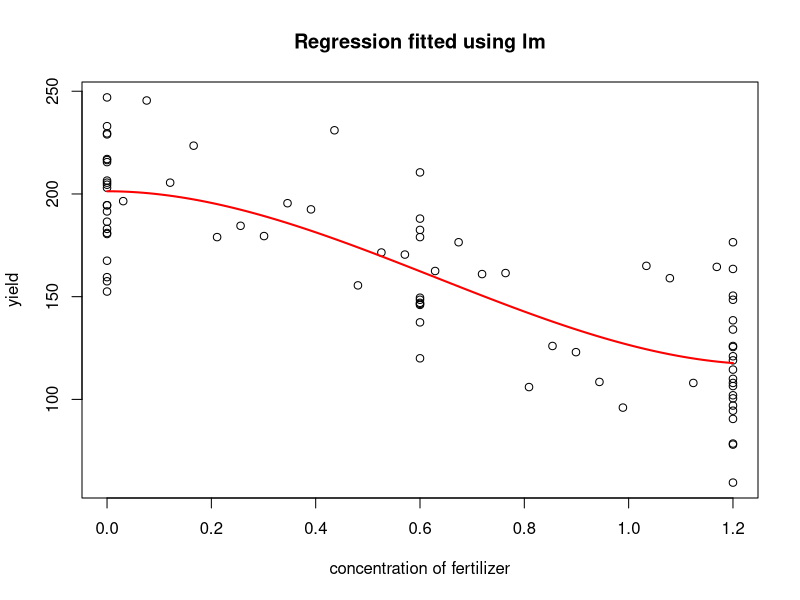
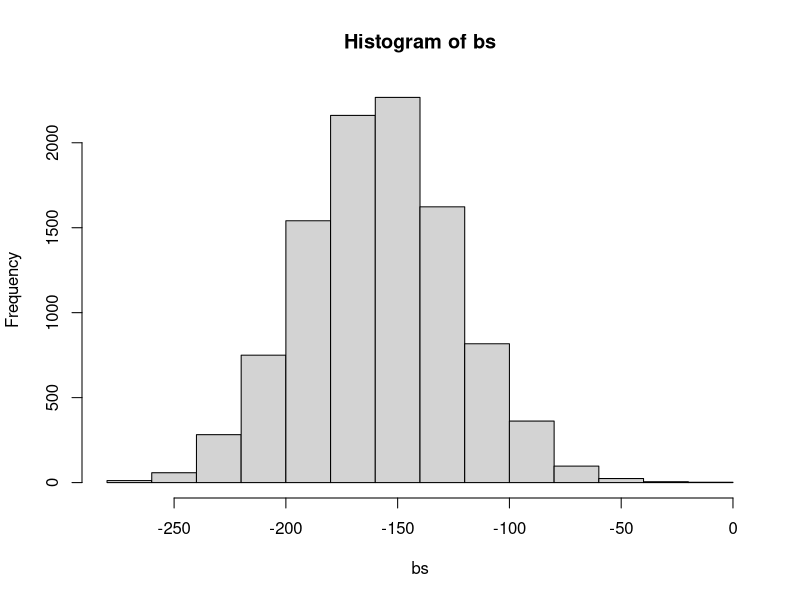

Source code (R) for these figures, in order:
## ---- chunk 1
set.seed(42)
data <- read.table("kresseertrag.dat", header=FALSE)

model <- lm(V3~V2+I(V2^2)+I(V2^3), data=data)
summary(model)
## ---- chunk 2
model <- lm(V3~I(V2^2)+I(V2^3), data=data)
summary(model)

model$coefficients
confint.lm(model, level=0.95)

## ---- chunk 3
plot(data$V2, data$V3, main="Regression fitted using lm", ylab="yield", xlab="concentration of fertilizer")
x <- seq(0,1.2,0.01)
df_x <- data.frame(V2=x)
y <- predict(model, newdata=df_x)
lines(x,y, col="red", lwd=2)
## ---- chunk 4
bo <- 10000 
bs <- numeric(length(bo)) 
for (l in 1:bo){
  x  <- data[sample(nrow(data), replace=TRUE), ]
  m <- lm(V3~I(V2^2)+I(V2^3), data=x) 
  bs <- c(bs, m$coefficients[2]) # getting coefficient for beta2
}

## ---- chunk 5
hist(bs)
bss <- sort(bs)
ci95 <- c(bss[round(bo*0.025)], bss[round(bo*0.975)])
cat("95%-confidence interval using percentile method: ", ci95, "\n")
## ---- chunk 6
library(boot)
## ---- chunk 7
fert <- function(data, i){
  m <- lm(V3~I(V2^2)+I(V2^3), subset=i,data=data)
  m$coefficients[2]
}

cb <- boot(data, fert, R=10000)

ci_percentile <- boot.ci(cb, type = "perc")
ci_bca <- boot.ci(cb, type = "bca")
ci_percentile
ci_bca
